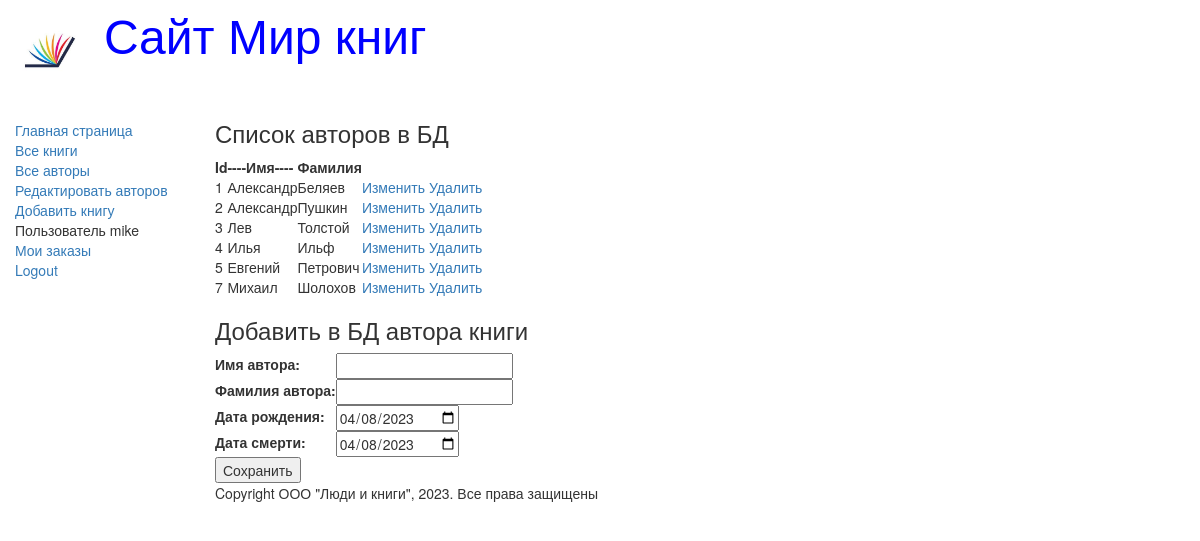
Screenshot of /authors_add/ (signed in) with the database file from the repository.
### catalog/models.py (models this page shows, shortened)
class Author(models.Model):
    first_name = models.CharField(max_length=100, help_text='Введите имя автора', verbose_name='Имя автора')
    last_name = models.CharField(max_length=100, help_text='Введите фамилию автора', verbose_name='Фамилия автора')
    date_of_birth = models.DateField(help_text='Введите дату рождения', verbose_name='Дата рождения', null=True, blank=True)
    date_of_death = models.DateField(help_text='Введите дату смерти', verbose_name='Дата смерти', null=True, blank=True)

### catalog/views.py (the view)
# urls.py: path('authors_add/', views.authors_add, name = 'authors_add'),
def authors_add(request):
    author = Author.objects.all()
    authorsform = AuthorsFors()
    return render(request, 'catalog/authors_add.html', {'form': authorsform, 'author': author})

### catalog/forms.py
class AuthorsFors(forms.Form):
    first_name = forms.CharField(label='Имя автора')
    last_name = forms.CharField(label='Фамилия автора')
    date_of_birth = forms.DateField(label='Дата рождения', initial=format(date.today()), widget=forms.widgets.DateInput(attrs={'type': 'date'}))
    date_of_death = forms.DateField(label='Дата смерти', initial=format(date.today()), widget=forms.widgets.DateInput(attrs={'type': 'date'}))

### catalog/templates/catalog/authors_add.html (shortened to what this page needs)
{% extends "base_generic.html" %}
{% block content %}
    <h3>Список авторов в БД</h3>
    <table>
        <thead>
            <th>Id</th>
            <th>----Имя----</th>
            <th>Фамилия</th>
            <th></th>
        </thead>
        {% if author %}
            {% for author in author.all %}
                <tr>
                    <td>{{ author.id }}</td>
                    <td>{{ author.first_name }}</td>
                    <td>{{ author.last_name }}</td>
                    <td>
                        <a href="/edit1/{{ author.id }}">Изменить</a>
                        <a href="/delete/{{ author.id }}">Удалить</a>
                    </td>
                </tr>
            {% endfor %}
        {% else %}
            <p>В базе нет авторов</p>
        {% endif %}
    </table>
    <h3>Добавить в БД автора книги</h3>
    <form method="POST" action="/create/">
        <table>
            {{ form }}
        </table>
        <input type="submit" value="Сохранить">
    </form>
{% endblock %}

### catalog/templates/base_generic.html (shortened to what this page needs)
<!DOCTYPE html>
<html lang="en">
<head>
    <link rel="stylesheet" href="https://maxcdn.bootstrapcdn.com/bootstrap/3.3.7/css/bootstrap.min.css">
    {% load static %}
    <link rel="stylesheet" href="{% static 'css/style.css' %}">
    {% block head %}
        <img src="{% static 'images/logo.jpg' %}" style="width: 100px; height: 100px;" align="absmiddle">
        <font size=7, color="blue">Сайт Мир книг</font>
    {% endblock %}
</head>
<body>
    <div class="container-fluid">
        <div class="row">
            <div class="col-sm-2">
                {% block sidebar %}
                <ul class="sidebar-nav">
                    <li><a href="{% url 'index' %}">Главная страница</a></li>
                    <li><a href="{% url 'books' %}">Все книги</a></li>
                    <li><a href="{% url 'authors' %}">Все авторы</a></li>
                    <li><a href="{% url 'authors_add' %}">Редактировать авторов</a></li>
                    <li><a href="{% url 'book_create' %}">Добавить книгу</a></li>
                    {% if user.is_authenticated %}
                        <li>Пользователь {{ user.get_username }}</li>
                        <li><a href="{% url 'my-borrowed' %}">Мои заказы</a></li>
                        <li><a href="{% url 'logout' %}?next={{ request.path }}">Logout</a></li>
                    {% else %}
                        <li><a href="{% url 'login' %}?next={{ request.path }}">Login</a></li>
                    {% endif %}
                </ul>
                {% endblock %}
            </div>
            <div class="col-sm-10">
                {% block content %} {% endblock %}
                {% block footer %}
                    {% block copyright %}
                        <p>Copyright ООО "Люди и книги", 2023. Все права защищены</p>
                    {% endblock %}
                {% endblock %}
            </div>
        </div>
    </div>
</body>
</html>

### catalog/static/style.css (style rules this page uses)
.sidebar-nav { margin-top: 20px; padding: 0; list-style: none; }

### rows the page displays
Author: id "1", first_name "Александр", last_name "Беляев"
Author: id "2", first_name "Александр", last_name "Пушкин"
Author: id "3", first_name "Лев", last_name "Толстой"
Author: id "4", first_name "Илья", last_name "Ильф"
Author: id "5", first_name "Евгений", last_name "Петрович"
Author: id "7", first_name "Михаил", last_name "Шолохов"

### other values shown
{{ user.get_username }} "mike"
